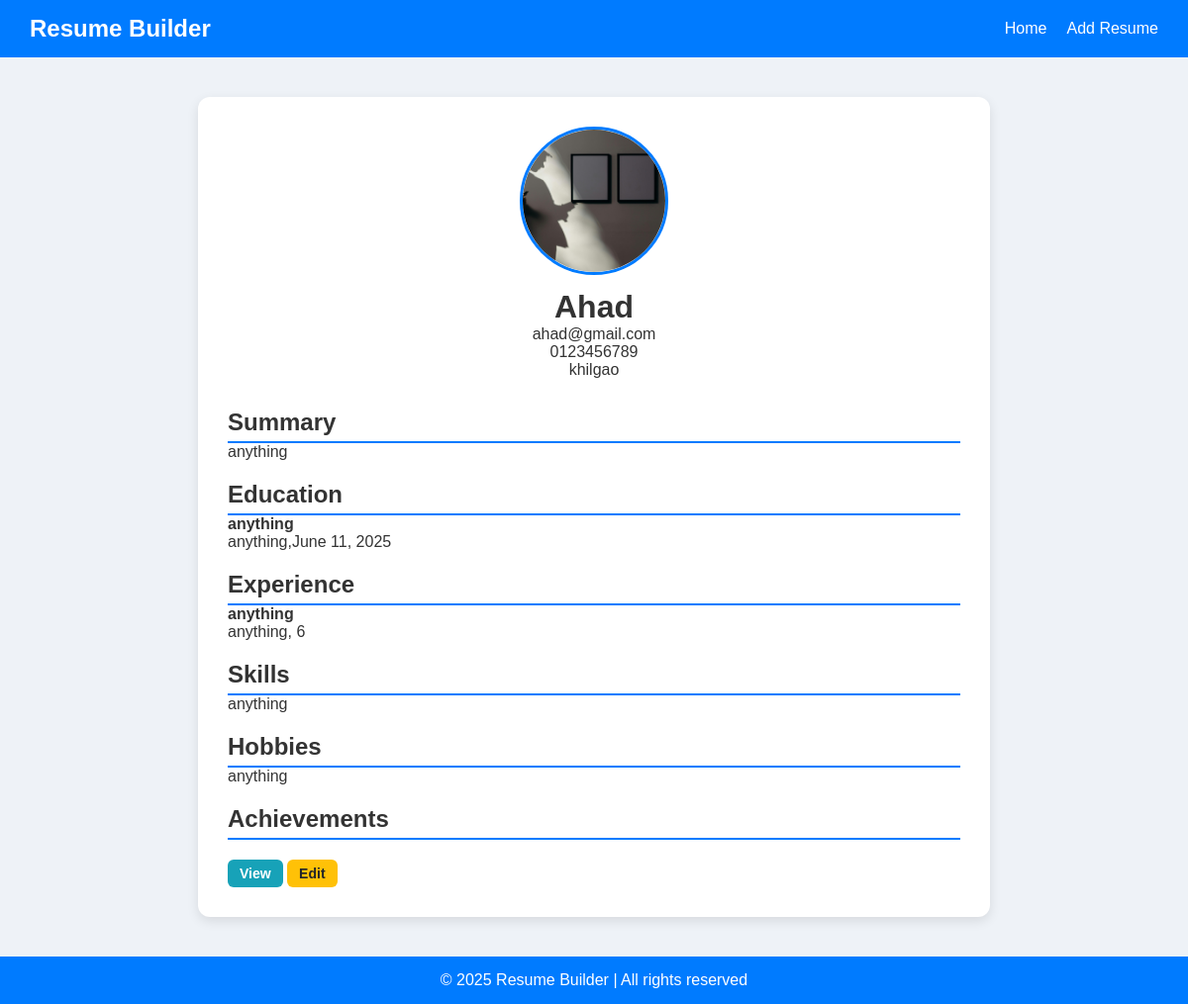
/view_resume/3, run on the app's committed database.
### ResumeBuilderApp/models.py (models this page shows)
class ResumeModel(models.Model):
    Full_Name=models.CharField(max_length=50)
    Profile_Picture=models.ImageField(upload_to='profile_pictures/', null=True, blank=True)
    Email=models.EmailField()
    Phone=models.CharField(max_length=15)
    Address=models.CharField(max_length=150)
    Summary=models.CharField(max_length=100)
    Degree=models.CharField(max_length=100)
    Institute_Name=models.CharField(max_length=100)
    Year_of_Graduation=models.DateField()
    Company_Name=models.CharField(max_length=100)
    Position=models.CharField(max_length=100)
    Years_of_Experience=models.PositiveIntegerField()
    Skills = models.TextField(help_text="Enter skills separated by commas")
    Hobbies = models.TextField(help_text="Enter hobbies separated by commas")
    Achievements = models.TextField(help_text="Enter achievements separated by commas")

### ResumeBuilderApp/views.py (the view)
# urls.py: path('view_resume/<str:id>',view_resume,name='view_resume'),
def view_resume(request,id):
    resumeData = ResumeModel.objects.get(id=id)
    return render(request,'view_resume.html',{'resume':resumeData})

### ResumeBuilderApp/templates/view_resume.html (shortened to what this page needs)
{% extends 'master.html' %}
{% block body %}
</head>
<body>
    <div class="resume-container">
        <div class="profile-section">
            <img src="{{ resume.Profile_Picture.url }}" alt="Profile Picture" class="profile-img">
            <h1>{{resume.Full_Name}}</h1>
            <p>{{resume.Email}}</p>
            <p>{{resume.Phone}}</p>
            <p>{{resume.Address}}</p>
        </div>
        <div class="section">
            <h2>Summary</h2>
            <p>{{resume.Summary}}</p>
        </div>
        <div class="section">
            <h2>Education</h2>
            <p><strong>{{resume.Degree}}</strong><br>{{resume.Institute_Name}},{{resume.Year_of_Graduation}}</p>
        </div>
        <div class="section">
            <h2>Experience</h2>
            <p><strong>{{resume.Company_Name}}</strong><br>{{resume.Position}}, {{resume.Years_of_Experience}}</p>
        </div>
        <div class="section">
            <h2>Skills</h2>
            <p>{{resume.Skills}}</p>
        </div>
        <div class="section">
            <h2>Hobbies</h2>
            <p>{{resume.Hobbies}}</p>
        </div>
        <div class="section">
            <h2>Achievements</h2>
        </div>
         <div class="actions">
                        <a href="{% url 'view_resume' resume.id %}" class="btn btn-view">View</a>
                        <a href="{% url 'edit_resume' resume.id %}" class="btn btn-edit">Edit</a>
                    </div>
    </div>
    {% endblock body %}

### ResumeBuilderApp/templates/master.html (style rules this page uses)
* { margin: 0; padding: 0; box-sizing: border-box; }
body { font-family: 'Roboto', sans-serif; background-color: #f4f6f8; color: #333; }

### ResumeBuilderApp/templates/view_resume.html (style rules this page uses)
body { font-family: Arial, sans-serif; background-color: #eef2f7; margin: 0; padding: 0; }
.resume-container { max-width: 800px; background-color: white; margin: 40px auto; padding: 30px; border-radius: 12px; box-shadow: 0 4px 12px rgba(0,0,0,0.1); }
.profile-section { text-align: center; margin-bottom: 30px; }
.profile-img { width: 150px; height: 150px; border-radius: 50%; object-fit: cover; border: 3px solid #007bff; margin-bottom: 10px; }
.section { margin-bottom: 20px; }
.section h2 { border-bottom: 2px solid #007bff; padding-bottom: 5px; color: #333; }
.btn { padding: 6px 12px; border-radius: 6px; border: none; cursor: pointer; font-size: 14px; font-weight: 600; transition: background-color 0.3s ease; color: white; text-decoration: none; display: inline-block; }
.btn-view { background-color: #17a2b8; }
.btn-edit { background-color: #ffc107; color: #212529; }

### data on the page
ResumeModel: Profile_Picture (picture), Full_Name "Ahad", Email "ahad@gmail.com", Phone "0123456789", Address "khilgao", Summary "anything", Degree "anything", Institute_Name "anything", Year_of_Graduation "June 11, 2025", Company_Name "anything", Position "anything", Years_of_Experience "6", Skills "anything", Hobbies "anything"

### other printed values
{{ now|default:"2025" }} "2025"
